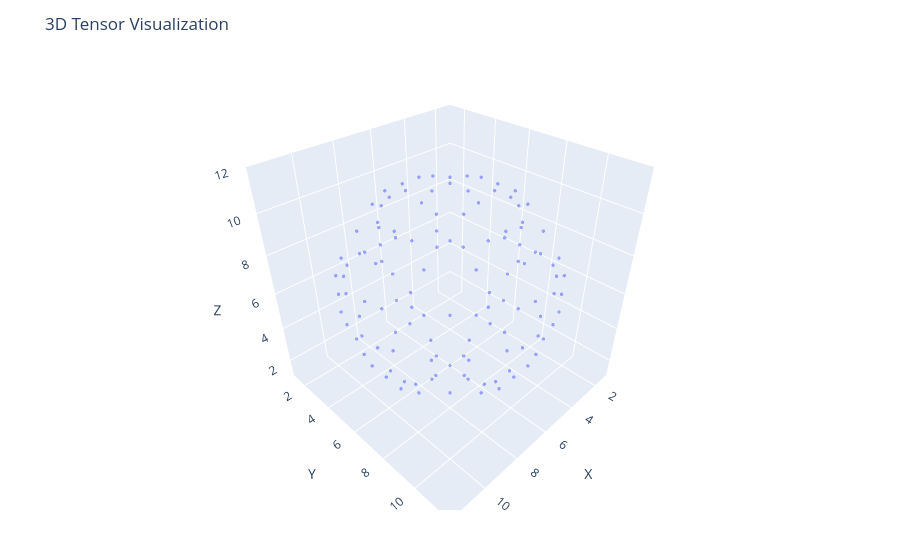

Notebook source saved alongside this figure:
### Markdown cell above
## Step 4: Visualization

It will help to see the tensor as a graphic we can visualize as 3D.  There are many visualization tools in Jupyter, but to pick just one we can use Plotly JS.  You may need to install PlotlyJS if you do not yet have it installed [see steps](#step-2-installing-dleto).

`plotTensor` returns a 3D scatter plot that you can manipulate with a mouse, rotate, zoom, and export as `png` format.  **Caution** With large dense tensors Plotly may take a long time to load or may fail to rotate or even display content.  For sparse tensors you may need to work with ranges around 100 x 100 x 100, and for dense tensors reduce that to 50 x 50 x 50, though specific ranges depend on your hardware and installations.

`plotTensor` also supports an optional second parameter with a threshold to drop points of a tensor that are too small to be seen.  This can speed up displays but may suppress some points.

### Code cell
plotTensor(sphere5)

### Figure 1 — Plotly figure (JSON) as saved in the notebook; plotly's stock layout.template omitted (floating-point values rounded to 4 significant figures)
{"data": [{"marker": {"opacity": 0.6, "size": 2}, "mode": "markers", "type": "scatter3d", "x": [6, 5, 6, 7, 6, 5, 6, 7, 4, 8, 3, 9, 3, 9, 3, 9, 4, 8, 5, 6, 7, 5, 6, 7, 2, 10, 2, 10, 2, 10, 5, 6, 7, 4, 8, 2, 10, 2, 10, 4, 8, 6, 3, 9, 2, 10, 1, 11, 2, 10, 3, 9, 6, 5, 6, 7, 3, 9, 10, 1, 11, 1, 11, 1, 11, 2, 10, 3, 9, 5, 6, 7, 6, 3, 9, 2, 10, 1, 11, 2, 10, 3, 9, 6, 4, 8, 2, 10, 2, 10, 4, 8, 5, 6, 7, 2, 10, 2, 10, 2, 10, 5, 6, 7, 5, 6, 7, 4, 8, 3, 9, 3, 9, 3, 9, 4, 8, 5, 6, 7, 6, 5, 6, 7, 6], "y": [5, 6, 6, 6, 7, 3, 3, 3, 4, 4, 5, 5, 6, 6, 7, 7, 8, 8, 9, 9, 9, 2, 2, 2, 5, 5, 6, 6, 7, 7, 10, 10, 10, 2, 2, 4, 4, 8, 8, 10, 10, 1, 2, 2, 3, 3, 6, 6, 9, 9, 10, 10, 11, 1, 1, 1, 2, 2, 3, 5, 5, 6, 6, 7, 7, 9, 9, 10, 10, 11, 11, 11, 1, 2, 2, 3, 3, 6, 6, 9, 9, 10, 10, 11, 2, 2, 4, 4, 8, 8, 10, 10, 2, 2, 2, 5, 5, 6, 6, 7, 7, 10, 10, 10, 3, 3, 3, 4, 4, 5, 5, 6, 6, 7, 7, 8, 8, 9, 9, 9, 5, 6, 6, 6, 7], "z": [1, 1, 1, 1, 1, 2, 2, 2, 2, 2, 2, 2, 2, 2, 2, 2, 2, 2, 2, 2, 2, 3, 3, 3, 3, 3, 3, 3, 3, 3, 3, 3, 3, 4, 4, 4, 4, 4, 4, 4, 4, 5, 5, 5, 5, 5, 5, 5, 5, 5, 5, 5, 5, 6, 6, 6, 6, 6, 6, 6, 6, 6, 6, 6, 6, 6, 6, 6, 6, 6, 6, 6, 7, 7, 7, 7, 7, 7, 7, 7, 7, 7, 7, 7, 8, 8, 8, 8, 8, 8, 8, 8, 9, 9, 9, 9, 9, 9, 9, 9, 9, 9, 9, 9, 10, 10, 10, 10, 10, 10, 10, 10, 10, 10, 10, 10, 10, 10, 10, 10, 11, 11, 11, 11, 11]}], "layout": {"margin": {"b": 50, "l": 50, "r": 50, "t": 60}, "scene": {"aspectmode": "cube", "xaxis": {"range": [1, 12], "title": "X"}, "yaxis": {"range": [1, 12], "title": "Y"}, "zaxis": {"range": [1, 12], "title": "Z"}}, "title": "3D Tensor Visualization"}}
